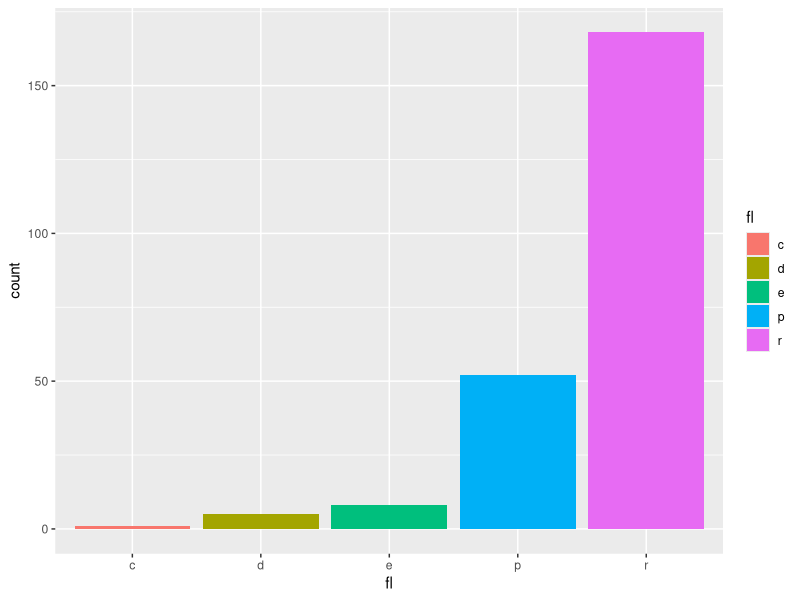
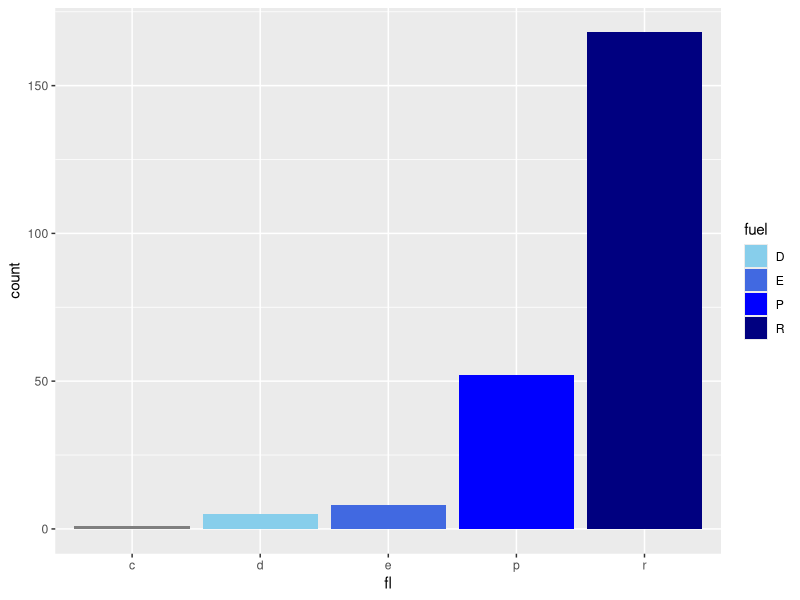
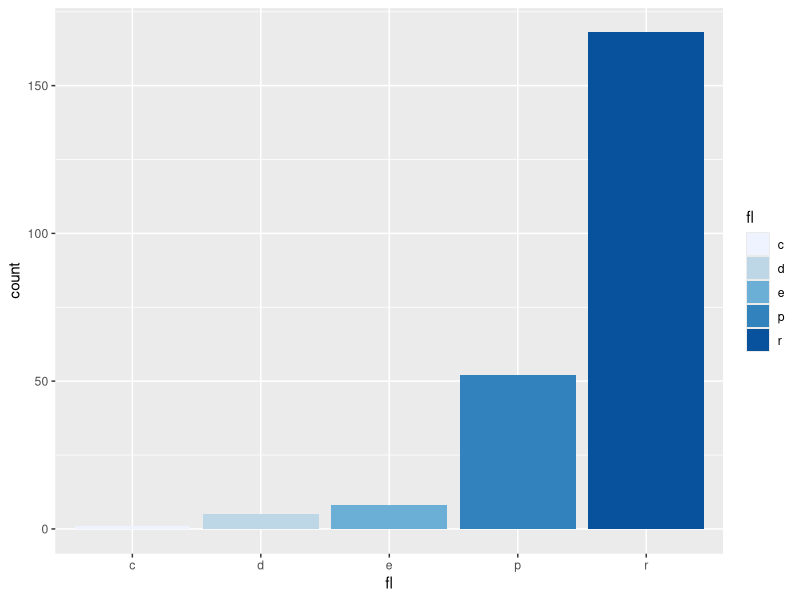
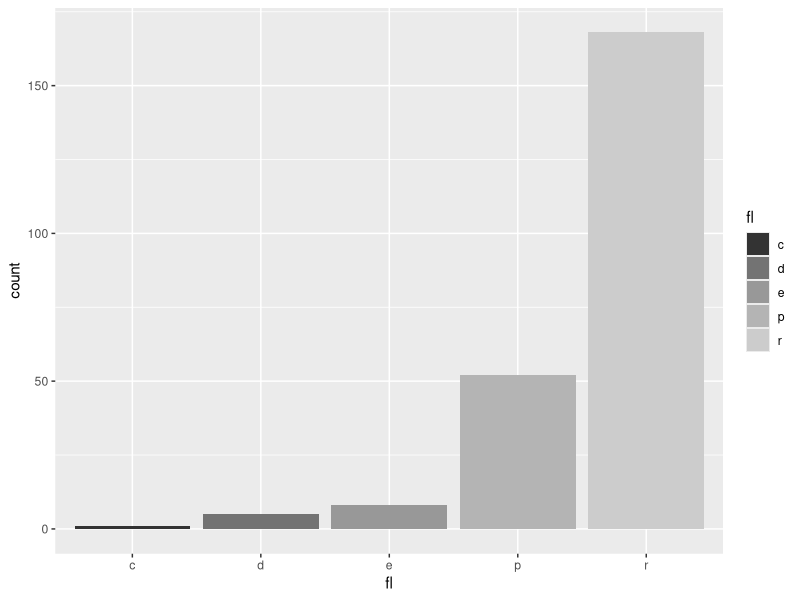
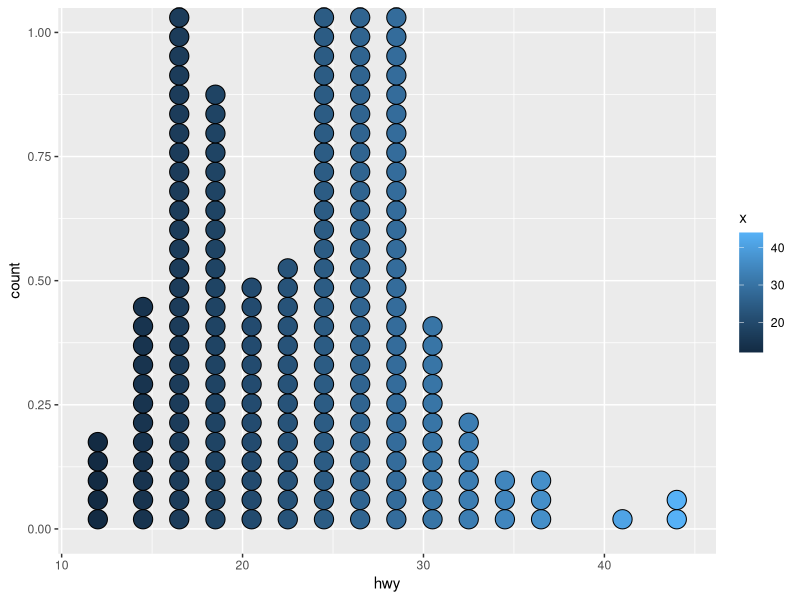
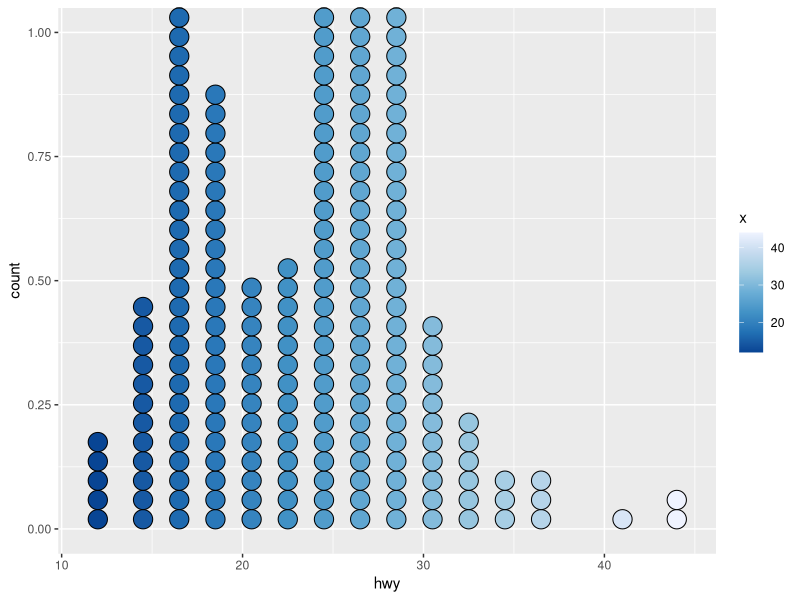
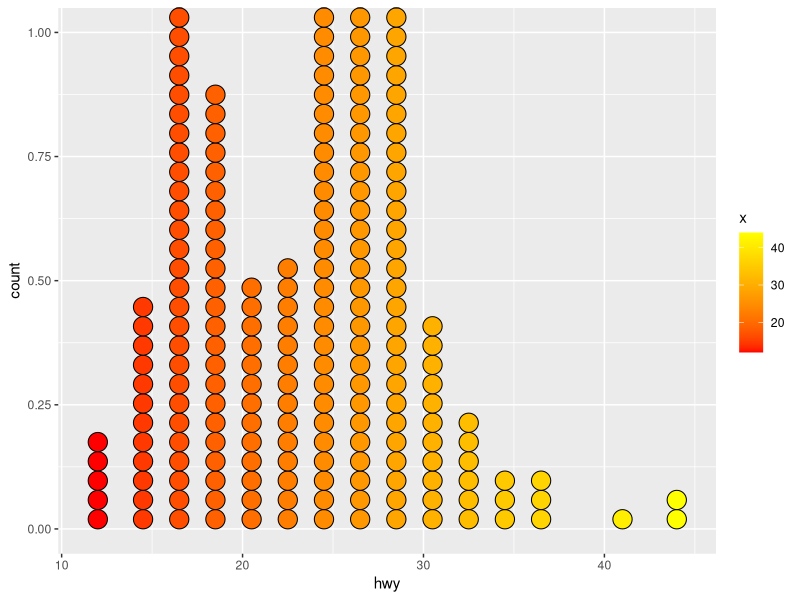
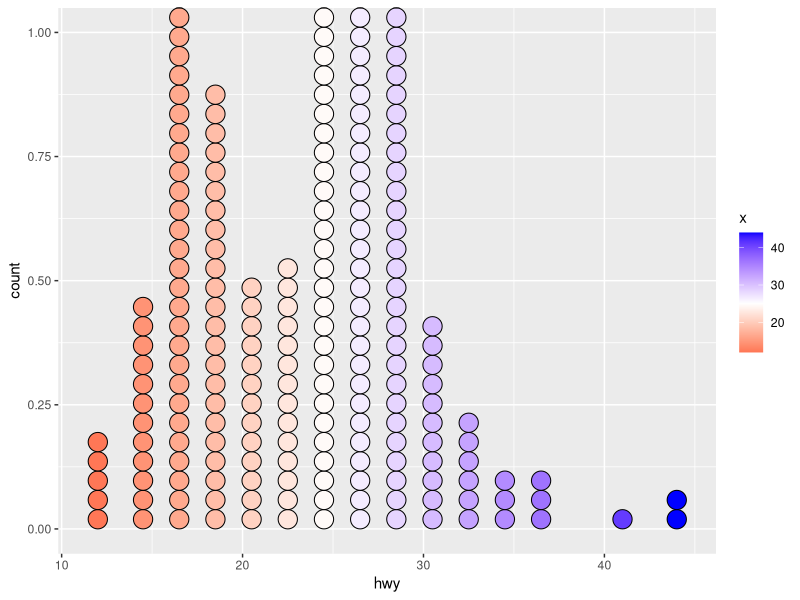

Recreate these plots in R, in order.
## ---- chunk 1
library(ggplot2)
c <- ggplot(mpg, aes(hwy))
d <- ggplot(mpg, aes(fl))
e <- ggplot(mpg, aes(cty, hwy))
n <- d + geom_bar(aes(fill = fl))
n
## ---- chunk 2
n + scale_fill_manual(
  values = c("skyblue", "royalblue", "blue", "navy"),
  limits = c("d", "e", "p", "r"),
  breaks = c("d", "e", "p", "r"),
  name = "fuel",
  labels = c("D", "E", "P", "R")
)
## ---- chunk 3
n + scale_fill_brewer(palette = "Blues")
## ---- chunk 4
n + scale_fill_grey(start = 0.2, end = 0.8, na.value = "red")
## ---- chunk 5
o <- c + geom_dotplot(aes(fill = after_stat(x)))
o
## ---- chunk 6
o + scale_fill_distiller(palette = "Blues")
## ---- chunk 7
o + scale_fill_gradient(low = "red", high = "yellow")
## ---- chunk 8
o + scale_fill_gradient2(low = "red", high = "blue", mid = "white", midpoint = 25)
## ---- chunk 9
o + scale_fill_gradientn(colors = topo.colors(6))
## ---- chunk 10
p <- e + geom_point(aes(shape = fl, size = cyl))
p
## ---- chunk 11
p + scale_shape() + scale_size()
## ---- chunk 12
p + scale_shape_manual(values = c(3:7))
## ---- chunk 13
p + scale_radius(range = c(1, 6))
## ---- chunk 14
p + scale_size_area(max_size = 6)
